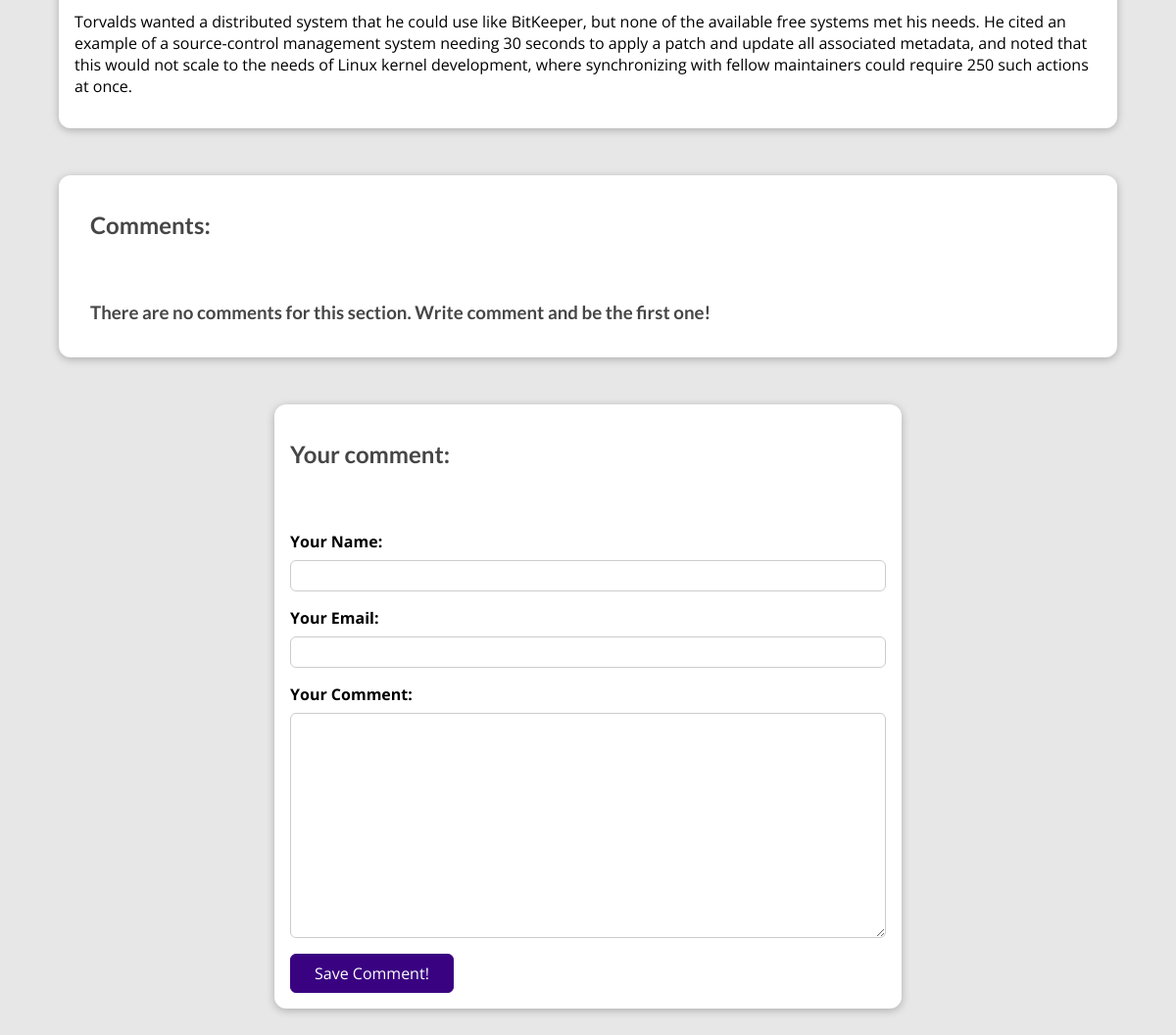
Before: /petar-blog/blog-detail-page/git/ (lower part) with the older database file.
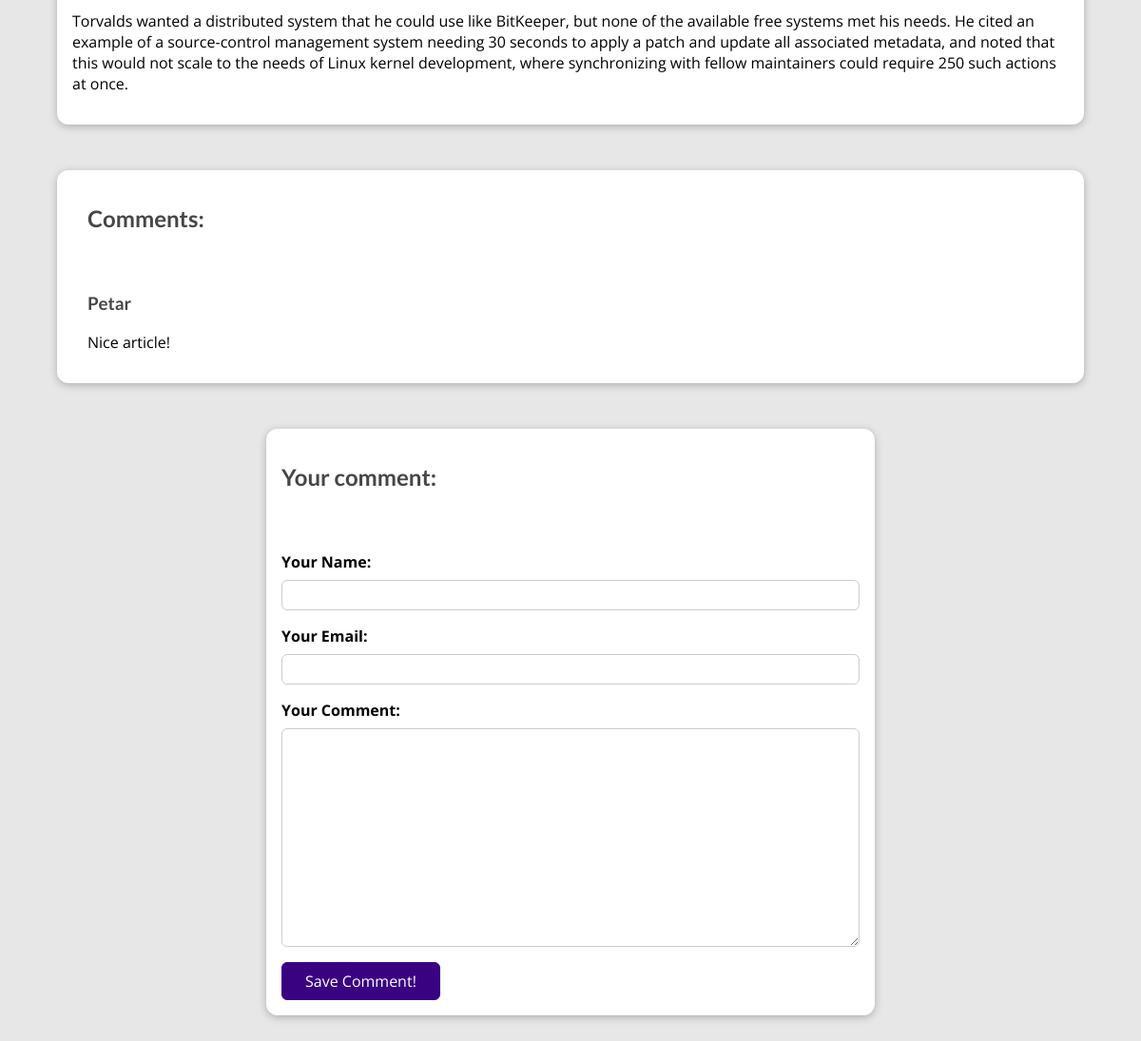
After: the same page with the newer database file.
### my_site/blog/models.py (models this page shows)
class Comment(models.Model):
    username = models.CharField(
        max_length=50
    )
    email = models.EmailField()
    text = models.TextField(max_length=500)
    post = models.ForeignKey(
        to=Post,
        on_delete=models.CASCADE,
        related_name='comments'
    )
    date = models.DateTimeField(
        auto_now_add=True,
        null=True,
    )

### my_site/blog/views.py (the view, shortened to what this page needs)
# urls.py: path('blog-detail-page/<slug:slug>/', views.BlogDetailPageView.as_view(), name='blog_detail_page'),
class BlogDetailPageView(View):
    def is_post_stored(self, request, post_id):
        stored_post = request.session.get('stored_post')
        if stored_post is not None:
            is_saved = post_id in stored_post
        else:
            is_saved = False
        return is_saved
    def get(self, request, slug):
        post = get_object_or_404(Post, slug=slug)
        form = CommentsForm()
        context = {
            'form': form,
            'post': post,
            'comments': post.comments.order_by('-date'),
            'is_saved': self.is_post_stored(request, post.id),
            }
        return render(request, 'blog/post-details.html', context)

### my_site/blog/forms.py
class CommentsForm(forms.ModelForm):
    class Meta:
        model = Comment
        exclude = ['post']
        labels = {
            'username': 'Your Name',
            'email': 'Your Email',
            'text': 'Your Comment',
        }

### templates/blog/post-details.html (shortened to what this page needs)
{% extends 'blog/base.html' %}
{% load static %}
{% block style_css %}
    <link rel="stylesheet" href="{% static 'blog/post-details.css' %}" />
{% endblock %}
{% block content %}
    <main>
        {{ post.content|linebreaks }}
    </main>
    <section id="comments">
        <ul>
            <h2>Comments:</h2>
            {% if comments %}
                {% for comment in comments %}
                    <li>
                        <h3>{{ comment.username }}</h3>
                        <p>{{ comment.text|linebreaks }}</p>
                    </li>
                {% endfor %}
            {% else %}
                <h3>There are no comments for this section. Write comment and be the first one!</h3>
            {% endif %}
        </ul>
    </section>
    <section id="comment-form">
    <h2>Your comment:</h2>
        <form action="{% url 'blog_detail_page' post.slug %}" method="POST">
            {% for field in form %}
                <div class="form-control {% if field.errors %}invalid{% endif %}">
                    {{ field.label_tag }}
                    {{ field }}
                </div>
            {% endfor %}
            <button>Save Comment!</button>
        </form>
    </section>
{% endblock %}

Changed rows visible on the page:
added Comment: username "Petar", text "Nice article!"
Other visible differences:
text no longer shown: "There are no comments for this section. Write comment and be the first one!"
